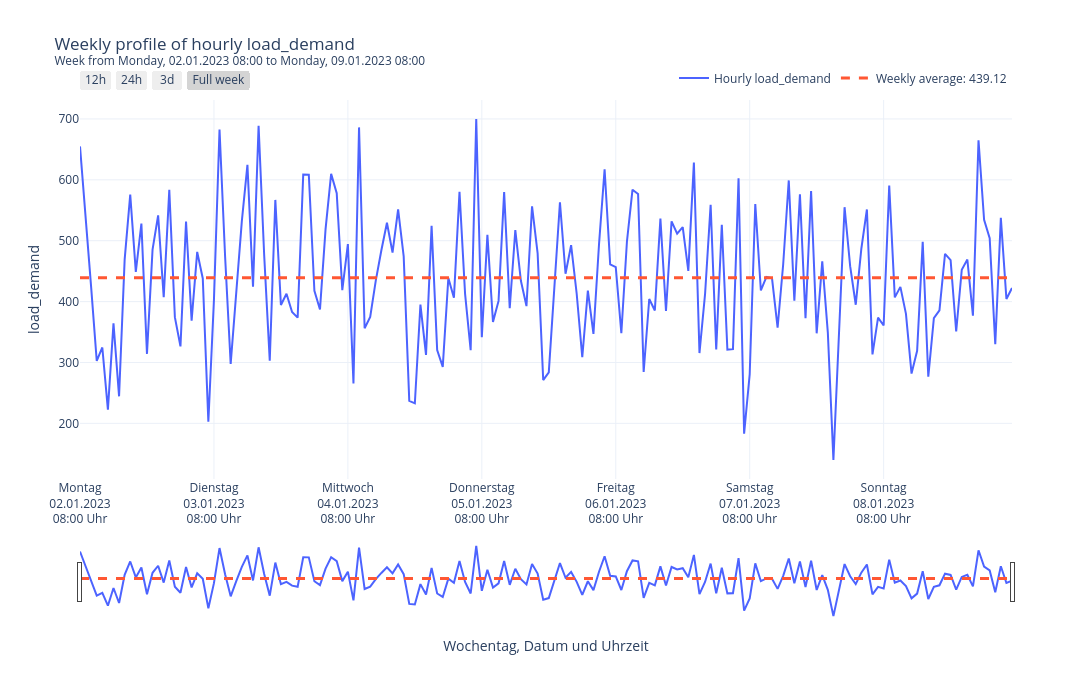

Notebook source saved alongside this figure:
### Code cell
# 2.2 Interactive weekly target time series plot
# Week starts on Monday at 08:00


# Make sure the index is a DatetimeIndex
df = df.copy()
df.index = pd.to_datetime(df.index)
df = df.sort_index()

# Find the first Monday at 08:00 that is available in the dataset
first_timestamp = df.index.min()

days_until_monday = (0 - first_timestamp.weekday()) % 7
week_start = first_timestamp.normalize() + pd.Timedelta(days=days_until_monday, hours=8)

# If this Monday 08:00 is before the first available timestamp, move to the next Monday
if week_start < first_timestamp:
    week_start = week_start + pd.Timedelta(days=7)

week_end = week_start + pd.Timedelta(days=7)

# Select one complete week
weekly_df = df.loc[
    (df.index >= week_start) & (df.index < week_end),
    [TARGET]
].dropna()

# Calculate weekly average
weekly_average = weekly_df[TARGET].mean()

# German weekday labels
weekday_map_de = {
    0: "Montag",
    1: "Dienstag",
    2: "Mittwoch",
    3: "Donnerstag",
    4: "Freitag",
    5: "Samstag",
    6: "Sonntag"
}

weekly_df = weekly_df.copy()
weekly_df["weekday"] = weekly_df.index.weekday.map(weekday_map_de)
weekly_df["date"] = weekly_df.index.strftime("%d.%m.%Y")
weekly_df["time"] = weekly_df.index.strftime("%H:%M")
weekly_df["hover_label"] = (
    weekly_df["weekday"] + ", " +
    weekly_df["date"] + ", " +
    weekly_df["time"] + " Uhr"
)

# X-axis ticks: one tick per day at 08:00
tickvals = pd.date_range(start=week_start, end=week_end, freq="24h")
ticktext = [
    f"{weekday_map_de[t.weekday()]}<br>{t.strftime('%d.%m.%Y')}<br>{t.strftime('%H:%M')} Uhr"
    for t in tickvals
]

# Interactive Plotly figure
fig = go.Figure()

# Actual weekly time series
fig.add_trace(
    go.Scatter(
        x=weekly_df.index,
        y=weekly_df[TARGET],
        mode="lines",
        name=f"Hourly {TARGET}",
        line=dict(width=2, color="#4c63ff"),
        customdata=weekly_df["hover_label"],
        hovertemplate=(
            "<b>%{customdata}</b><br>"
            + f"{TARGET}: "
            + "%{y:.2f}<extra></extra>"
        )
    )
)

# Weekly average line
fig.add_trace(
    go.Scatter(
        x=weekly_df.index,
        y=[weekly_average] * len(weekly_df),
        mode="lines",
        name=f"Weekly average: {weekly_average:.2f}",
        line=dict(width=3, color="#ff5733", dash="dash"),
        hovertemplate=(
            "<b>Wochendurchschnitt</b><br>"
            + f"{TARGET}: "
            + "%{y:.2f}<extra></extra>"
        )
    )
)

# Layout
fig.update_layout(
    title=(
        f"Weekly profile of hourly {TARGET}<br>"
        f"<sup>Week from {week_start.strftime('%A, %d.%m.%Y %H:%M')} "
        f"to {week_end.strftime('%A, %d.%m.%Y %H:%M')}</sup>"
    ),
    xaxis_title="Wochentag, Datum und Uhrzeit",
    yaxis_title=TARGET,
    template="plotly_white",
    width=1200,
    height=700,
    hovermode="x unified",
    legend=dict(
        orientation="h",
        yanchor="bottom",
        y=1.02,
        xanchor="right",
        x=1
    )
)

# X-axis formatting with weekday and date
fig.update_xaxes(
    tickmode="array",
    tickvals=tickvals,
    ticktext=ticktext,
    rangeslider=dict(visible=True),
    rangeselector=dict(
        buttons=list([
            dict(count=12, label="12h", step="hour", stepmode="backward"),
            dict(count=24, label="24h", step="hour", stepmode="backward"),
            dict(count=3, label="3d", step="day", stepmode="backward"),
            dict(step="all", label="Full week")
        ])
    )
)

fig.show()

# Print basic information for documentation
print(f"Selected week start: {weekday_map_de[week_start.weekday()]}, {week_start.strftime('%d.%m.%Y %H:%M')}")
print(f"Selected week end:   {weekday_map_de[week_end.weekday()]}, {week_end.strftime('%d.%m.%Y %H:%M')}")
print(f"Number of observations: {len(weekly_df)}")
print(f"Weekly average {TARGET}: {weekly_average:.2f}")

### Figure 1 — Plotly figure (JSON) as saved in the notebook; plotly's stock layout.template omitted (floating-point values rounded to 4 significant figures; data arrays with more than 128 entries replaced by an {"elided": "..."} marker saying what was removed)
{"data": [{"customdata": {"elided": "168 str values"}, "hovertemplate": "<b>%{customdata}</b><br>load_demand: %{y:.2f}<extra></extra>", "line": {"color": "#4c63ff", "width": 2}, "mode": "lines", "name": "Hourly load_demand", "type": "scatter", "x": {"elided": "168 str values"}, "y": {"elided": "168 float values"}}, {"hovertemplate": "<b>Wochendurchschnitt</b><br>load_demand: %{y:.2f}<extra></extra>", "line": {"color": "#ff5733", "dash": "dash", "width": 3}, "mode": "lines", "name": "Weekly average: 439.12", "type": "scatter", "x": {"elided": "168 str values"}, "y": {"elided": "168 float values"}}], "layout": {"height": 700, "hovermode": "x unified", "legend": {"orientation": "h", "x": 1, "xanchor": "right", "y": 1.02, "yanchor": "bottom"}, "title": {"text": "Weekly profile of hourly load_demand<br><sup>Week from Monday, 02.01.2023 08:00 to Monday, 09.01.2023 08:00</sup>"}, "width": 1200, "xaxis": {"autorange": true, "range": ["2023-01-02 08:00", "2023-01-09 07:00"], "rangeselector": {"buttons": [{"count": 12, "label": "12h", "step": "hour", "stepmode": "backward"}, {"count": 24, "label": "24h", "step": "hour", "stepmode": "backward"}, {"count": 3, "label": "3d", "step": "day", "stepmode": "backward"}, {"label": "Full week", "step": "all"}]}, "rangeslider": {"autorange": true, "range": ["2023-01-02 08:00", "2023-01-09 07:00"], "visible": true, "yaxis": {"_template": null, "rangemode": "match"}}, "tickmode": "array", "ticktext": ["Montag<br>02.01.2023<br>08:00 Uhr", "Dienstag<br>03.01.2023<br>08:00 Uhr", "Mittwoch<br>04.01.2023<br>08:00 Uhr", "Donnerstag<br>05.01.2023<br>08:00 Uhr", "Freitag<br>06.01.2023<br>08:00 Uhr", "Samstag<br>07.01.2023<br>08:00 Uhr", "Sonntag<br>08.01.2023<br>08:00 Uhr", "Montag<br>09.01.2023<br>08:00 Uhr"], "tickvals": ["2023-01-02T08:00:00", "2023-01-03T08:00:00", "2023-01-04T08:00:00", "2023-01-05T08:00:00", "2023-01-06T08:00:00", "2023-01-07T08:00:00", "2023-01-08T08:00:00", "2023-01-09T08:00:00"], "title": {"text": "Wochentag, Datum und Uhrzeit"}, "type": "date"}, "yaxis": {"autorange": true, "range": [108.6, 731.1], "title": {"text": "load_demand"}, "type": "linear"}}}
